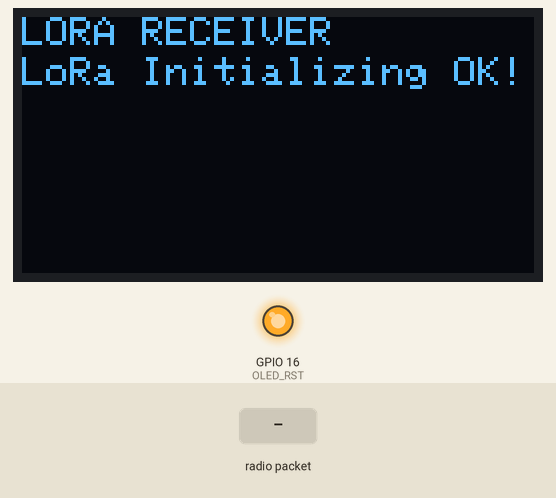
A sketch run on a simulated ESP32. Parts: 128×64 one-colour display, output pins drawn as LEDs (lit = HIGH). Inputs (shaded band) come from the test bench. WiFi joins after 1.5 s; servers stay silent unless stated; no radio packets arrive unless stated; what the sketch prints to the serial monitor is not drawn.

Above: at 3.1 s.
3.2 s: radio packet "1" arrives
At 5.2 s:
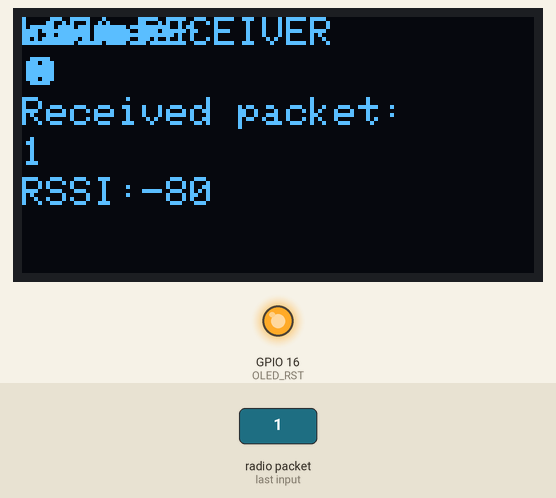
5.7 s: radio packet "0" arrives
At 7.1 s:
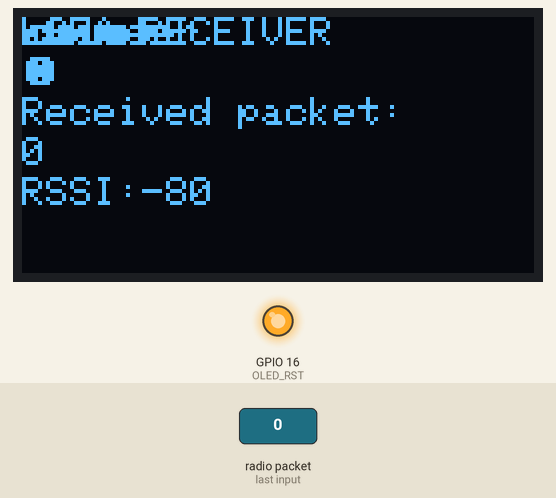
8.2 s: radio packet "2" arrives
Timing chart, 0 to 11.2 s (numbered marks = the images above; inputs shaded):
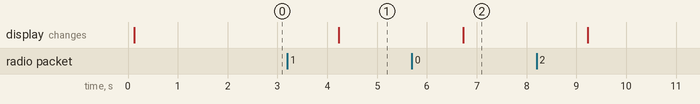

Measured:
- after the input at 3.2 s, the display: changes after 1.0 s (image 1)
- after the input at 5.7 s, the display: changes after 1.0 s (image 2)

The sketch:

receiver.ino
```cpp
/*********
  Rui Santos
  Complete project details at https://RandomNerdTutorials.com/ttgo-lora32-sx1276-arduino-ide/
*********/

//Libraries for LoRa
#include <SPI.h>
#include <LoRa.h>

//Libraries for OLED Display
#include <Wire.h>
#include <Adafruit_GFX.h>
#include <Adafruit_SSD1306.h>

#include <ArduinoJson.h>  //REQUIRES ARDUINO JSON V6

#include <WiFi.h>
#include <WiFiClient.h>
#include <BlynkSimpleEsp32.h>

// You should get Auth Token in the Blynk App.
// Go to the Project Settings (nut icon).
char auth[] = "YourAuthToken";

// Your WiFi credentials.
// Set password to "" for open networks.
char ssid[] = "YourNetworkName";
char pass[] = "YourPassword";

//define the pins used by the LoRa transceiver module
#define SCK 5
#define MISO 19
#define MOSI 27
#define SS 18
#define RST 14
#define DIO0 26

//433E6 for Asia
//866E6 for Europe
//915E6 for North America
#define BAND 433E6 //866E6

//OLED pins
#define OLED_SDA 4
#define OLED_SCL 15
#define OLED_RST 16
#define SCREEN_WIDTH 128 // OLED display width, in pixels
#define SCREEN_HEIGHT 64 // OLED display height, in pixels

Adafruit_SSD1306 display(SCREEN_WIDTH, SCREEN_HEIGHT, &Wire, OLED_RST);

String LoRaData;

BlynkTimer timer;
int sensorData[]={0, 0, 0, 0};

void setup() {
  //initialize Serial Monitor
  Serial.begin(115200);

  //reset OLED display via software
  pinMode(OLED_RST, OUTPUT);
  digitalWrite(OLED_RST, LOW);
  delay(20);
  digitalWrite(OLED_RST, HIGH);

  //initialize OLED
  Wire.begin(OLED_SDA, OLED_SCL);
  if(!display.begin(SSD1306_SWITCHCAPVCC, 0x3c, false, false)) { // Address 0x3C for 128x32
    Serial.println(F("SSD1306 allocation failed"));
    for(;;); // Don't proceed, loop forever
  }

  display.clearDisplay();
  display.setTextColor(WHITE);
  display.setTextSize(1);
  display.setCursor(0,0);
  display.print("LORA RECEIVER ");
  display.display();

  Serial.println("LoRa Receiver Test");

  //SPI LoRa pins
  SPI.begin(SCK, MISO, MOSI, SS);
  //setup LoRa transceiver module
  LoRa.setPins(SS, RST, DIO0);

  if (!LoRa.begin(BAND)) {
    Serial.println("Starting LoRa failed!");
    while (1);
  }
  Serial.println("LoRa Initializing OK!");
  display.setCursor(0,10);
  display.println("LoRa Initializing OK!");
  display.display();

  Blynk.begin(auth, ssid, pass);
  timer.setInterval(1000L, sendSensor);
}

void loop() {
  Blynk.run();
  timer.run();

  //try to parse packet
  int packetSize = LoRa.parsePacket();
  if (packetSize) {
    //received a packet
    Serial.print("Received packet ");

    //read packet
    while (LoRa.available()) {
      LoRaData = LoRa.readString();
      Serial.print(LoRaData);
    }

    StaticJsonDocument<300> doc;
    DeserializationError err = deserializeJson(doc, LoRaData);

    if (err == DeserializationError::Ok)
    {
      //print RSSI of packet
      int rssi = LoRa.packetRssi();
      int channel = (doc["channel"].as<int>());
      int value = (doc["value"].as<int>());
      int counter = (doc["counter"].as<int>());

      sensorData[channel-1] = value;

      Serial.print(" with RSSI ");
      Serial.println(rssi);
      Serial.print(" channel ");
      Serial.println(channel);
      Serial.print(" value ");
      Serial.println(value);
      Serial.print(" counter ");
      Serial.println(counter);

      // Dsiplay information
      display.clearDisplay();
      display.setCursor(0,0);
      display.print("LORA RECEIVER");
      display.setCursor(0,20);
      display.print("Received packet:");
      display.setCursor(0,30);
      display.print(LoRaData);
      display.setCursor(0,40);
      display.print("RSSI:");
      display.setCursor(30,40);
      display.print(rssi);

      display.setCursor(1,0);
      display.print("channel");
      display.setCursor(1,10);
      display.print(channel);
      display.setCursor(2,0);
      display.print("value");
      display.setCursor(2,10);
      display.print(value);
      display.setCursor(3,0);
      display.print("counter");
      display.setCursor(3,10);
      display.print(counter);

      display.display();
    }
  }
}

void sendSensor()
{
  Blynk.virtualWrite(V0, sensorData[0]);
  Blynk.virtualWrite(V1, sensorData[1]);
  Blynk.virtualWrite(V2, sensorData[2]);
  Blynk.virtualWrite(V3, sensorData[3]);
}
```
